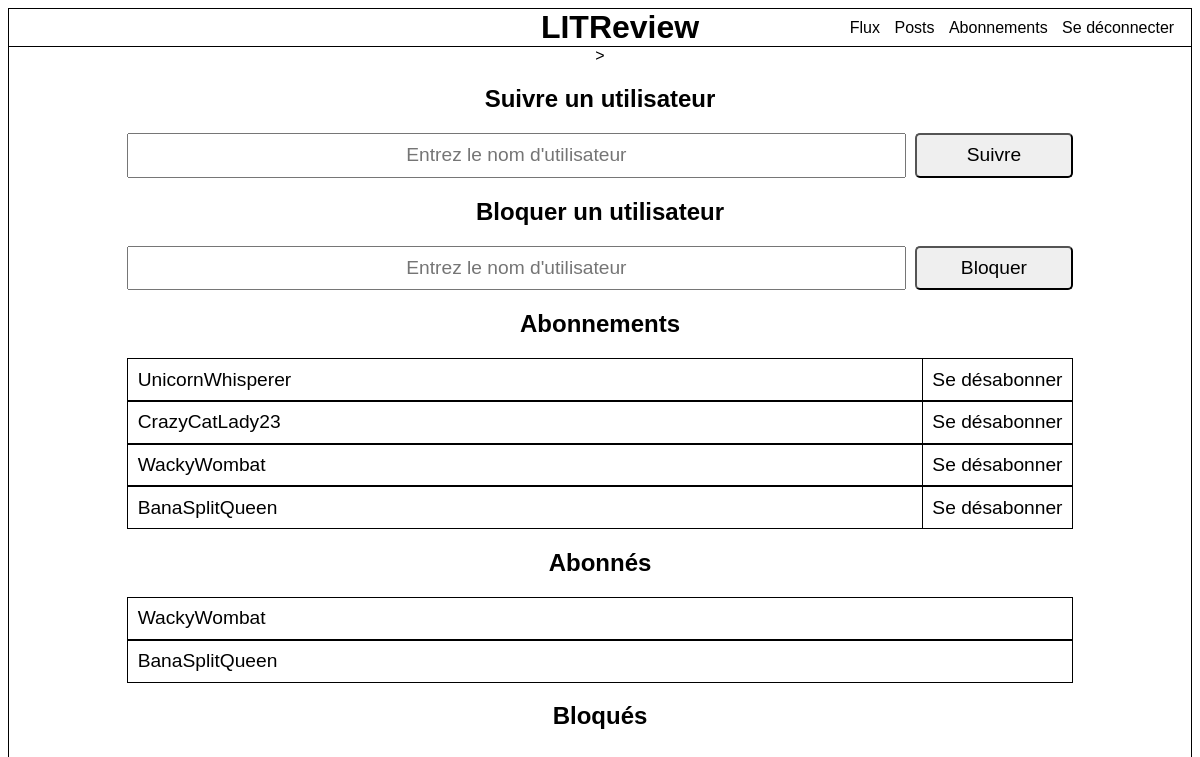
The page /subscriptions/ (signed in) on the database as committed earlier.
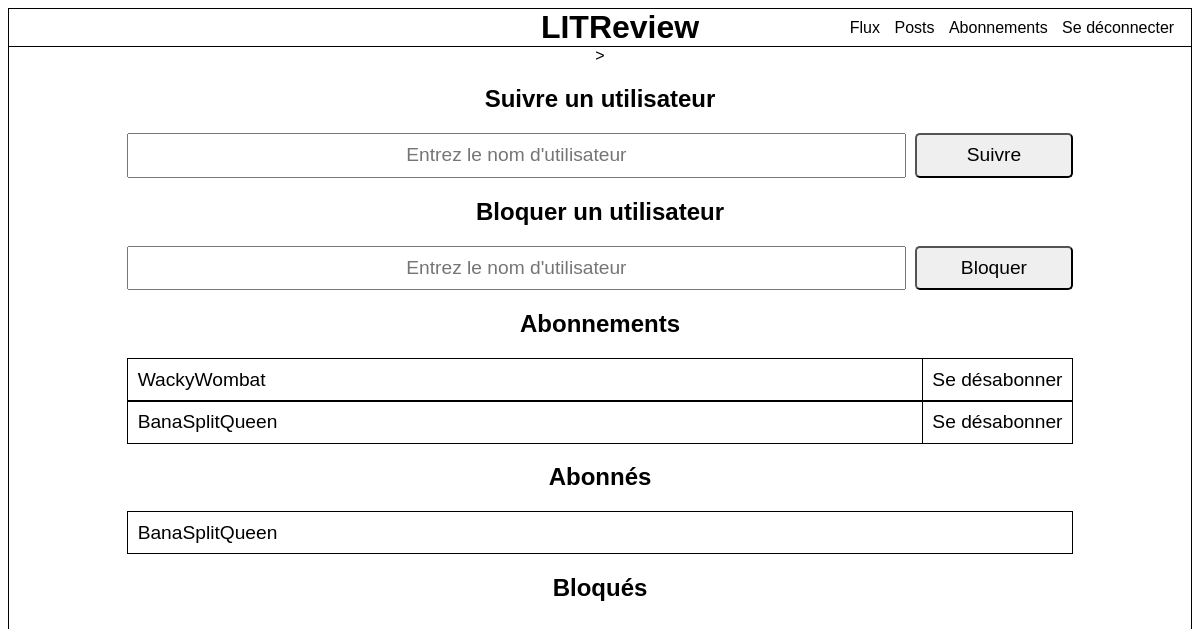
The same page on the database as committed later.
### reviews/models.py (models this page shows, shortened)
class UserFollows(models.Model):
    user = models.ForeignKey(settings.AUTH_USER_MODEL, on_delete=models.CASCADE, related_name='user_follows')
    follow_user = models.ForeignKey(settings.AUTH_USER_MODEL, on_delete=models.CASCADE, related_name='followed_by')

### authentication/models.py (models this page shows)
class User(AbstractUser):
    following = models.ManyToManyField('self', symmetrical=False, related_name='followers')
    follower = models.ManyToManyField('self', symmetrical=False, related_name='followings')

### reviews/views.py (the view)
# urls.py: path('subscriptions/', reviews.views.subscription_view, name='subscriptions'),
@login_required
def subscription_view(request):
    user = request.user
    subscriptions = UserFollows.objects.filter(user=user)
    followers = UserFollows.objects.filter(follow_user=user)
    blocked = UserBlock.objects.filter(user=user)
    form_block = BlockForm(request.POST or None)
    form_sub = SubscriptionForm(request.POST or None)
    for object in User.objects.all():
        if form_sub['follow_user'].value() == object.username:
            choice = object
    for object in User.objects.all():
        if form_block['block_user'].value() == object.username:
            block_choice = object
    try:
        if request.method == 'POST' and form_sub['follow_user'].value() == choice.username:
            followee = choice
            if not UserFollows.objects.filter(user=user, follow_user=followee).exists():
                UserFollows.objects.create(user=user, follow_user=followee)
    except Exception as e:
        print(e)
    try:
        if request.method == 'POST' and form_block['block_user'].value() == block_choice.username:
            blockee = block_choice
            if not UserBlock.objects.filter(user=user, block_user=blockee).exists():
                UserBlock.objects.create(user=user, block_user=blockee)
    except Exception as e:
        print(e)
    return render(request, 'reviews/subscriptions.html',
                  {'subscriptions': subscriptions, 'followers': followers, 'blocked': blocked,
                   'form_sub': form_sub, 'form_block': form_block})

### reviews/forms.py
class SubscriptionForm(forms.ModelForm):
    class Meta:
        model = UserFollows
        fields = ['follow_user']
        widgets = {
                    'follow_user': forms.TextInput(attrs={'placeholder': 'Entrez le nom d\'utilisateur'}),
                    }

class BlockForm(forms.ModelForm):
    class Meta:
        model = UserBlock
        fields = ['block_user']
        widgets = {
                    'block_user': forms.TextInput(attrs={'placeholder': 'Entrez le nom d\'utilisateur'}),
        }

### reviews/templates/reviews/subscriptions.html (shortened to what this page needs)
{% extends 'base.html' %}
{% block content %}
<div class="follow-menu">
    >
    <div class="follow-add">
        <h2> Suivre un utilisateur</h2>
        <form method="post" >
            {{ form_sub.follow_user }}
            <button type="submit">Suivre</button>
        </form>
    </div>
    <div class="block-add">
        <h2> Bloquer un utilisateur</h2>
        <form method="post" >
            {{ form_block.block_user }}
            <button type="submit">Bloquer</button>
        </form>
    </div>
        <h2>Abonnements</h2>
            <div>
                {% for subscription in subscriptions %}
                    <div class="followed">{{ subscription.follow_user }} <a href="{% url 'unfollow' follow_id=subscription.id %}">Se désabonner</a></div>
                {% endfor %}
            </div>
        <h2>Abonnés</h2>
            <div>
                {% for follower in followers %}
                    <div class="followers">{{ follower.user }}</div>
                {% endfor %}
            </div>
        <h2>Bloqués</h2>
    </div>
{% endblock content %}

Rows that differ between the two databases and show on the page:
removed UserFollows: follow_user "UnicornWhisperer", shown under "Abonnements"
removed UserFollows: follow_user "CrazyCatLady23", shown under "Abonnements"
removed UserFollows: user "WackyWombat", shown under "Abonnés"
